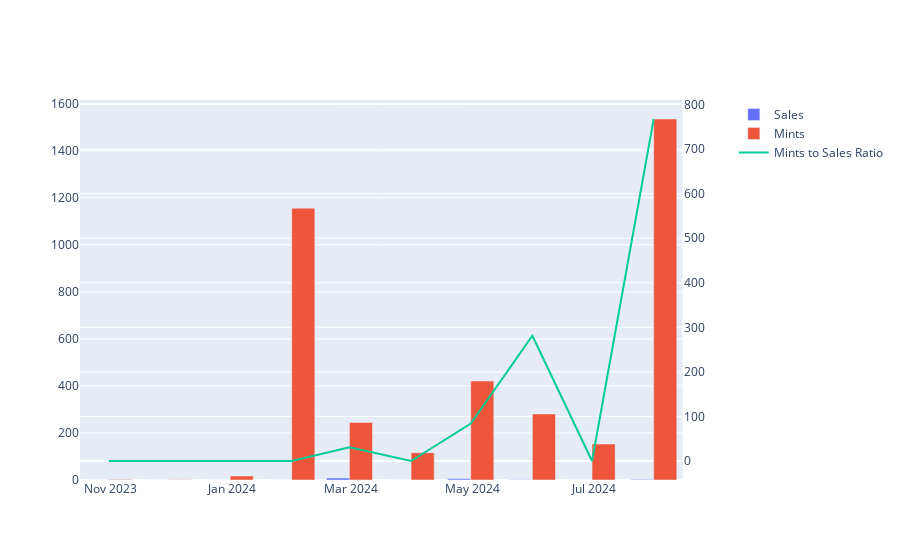

This figure's notebook cell:
### Code cell
mint_to_sales_fig = make_subplots(specs=[[{"secondary_y": True}]])

# Add bar chart for sales
mint_to_sales_fig.add_trace(
    go.Bar(
        x=monthly_mints.index,
        y=monthly_mints['sales'],
        name='Sales'
    ),
    secondary_y=False
)

mint_to_sales_fig.add_trace(
    go.Bar(
        x=monthly_mints.index,
        y=monthly_mints['mints'],
        name='Mints'
    ),
    secondary_y=False
)

# Add line chart for cumulative sales
mint_to_sales_fig.add_trace(
    go.Scatter(
        x=monthly_mints.index,
        y=monthly_mints['mint_to_sales_ratio'],
        name='Mints to Sales Ratio',
        mode='lines'
    ),
    secondary_y=True
)

# mint_to_sales_fig.show()

### Figure 1 — Plotly figure (JSON) as saved in the notebook; plotly's stock layout.template omitted (floating-point values rounded to 4 significant figures)
{"data": [{"name": "Sales", "type": "bar", "x": ["2023-10-31T00:00:00", "2023-11-30T00:00:00", "2023-12-31T00:00:00", "2024-01-31T00:00:00", "2024-02-29T00:00:00", "2024-03-31T00:00:00", "2024-04-30T00:00:00", "2024-05-31T00:00:00", "2024-06-30T00:00:00", "2024-07-31T00:00:00"], "xaxis": "x", "y": [0, 0, 0, 0, 8, 0, 5, 1, 0, 2], "yaxis": "y"}, {"name": "Mints", "type": "bar", "x": ["2023-10-31T00:00:00", "2023-11-30T00:00:00", "2023-12-31T00:00:00", "2024-01-31T00:00:00", "2024-02-29T00:00:00", "2024-03-31T00:00:00", "2024-04-30T00:00:00", "2024-05-31T00:00:00", "2024-06-30T00:00:00", "2024-07-31T00:00:00"], "xaxis": "x", "y": [2, 1, 17, 1156, 245, 116, 421, 281, 153, 1535], "yaxis": "y"}, {"mode": "lines", "name": "Mints to Sales Ratio", "type": "scatter", "x": ["2023-10-31T00:00:00", "2023-11-30T00:00:00", "2023-12-31T00:00:00", "2024-01-31T00:00:00", "2024-02-29T00:00:00", "2024-03-31T00:00:00", "2024-04-30T00:00:00", "2024-05-31T00:00:00", "2024-06-30T00:00:00", "2024-07-31T00:00:00"], "xaxis": "x", "y": [0, 0, 0, 0, 30.62, 0, 84.2, 281, 0, 767.5], "yaxis": "y2"}], "layout": {"xaxis": {"anchor": "y", "domain": [0, 0.94]}, "yaxis": {"anchor": "x", "domain": [0, 1]}, "yaxis2": {"anchor": "x", "overlaying": "y", "side": "right"}}}
